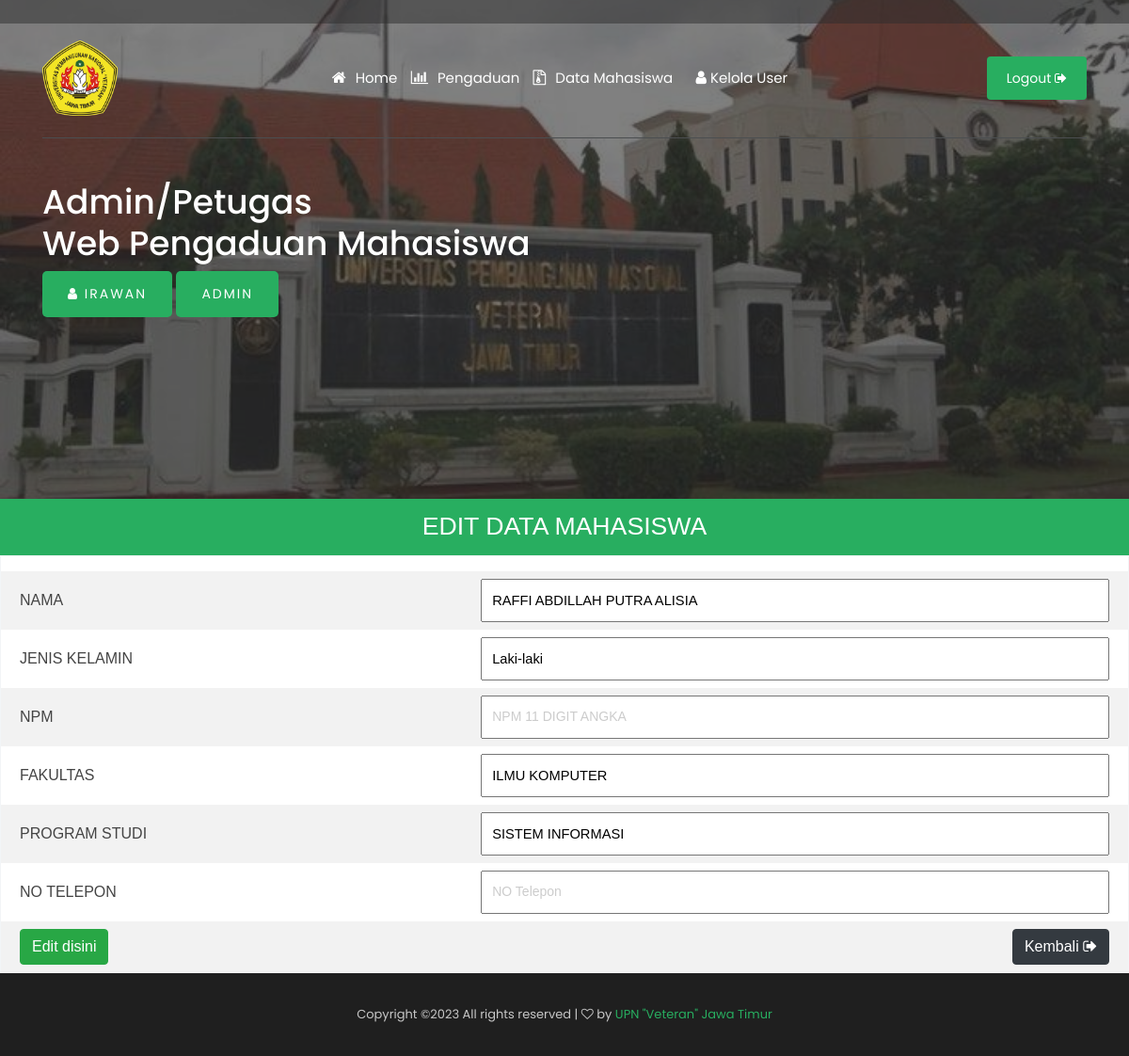
Page /edit_data_mahasiswa.php?id=1 (signed in) on the committed database.
### tables this page shows
CREATE TABLE
    `data_mahasiswa` (
        `id_mahasiswa` int(11) NOT NULL AUTO_INCREMENT,
        `nama` varchar(50) NOT NULL,
        `jenis_kelamin` varchar(10) NOT NULL,
        `npm` char(16) NOT NULL,
        `fakultas` varchar(50) NOT NULL,
        `program_studi` varchar(50) NOT NULL,
        `no_telp` varchar(12) NOT NULL,
        PRIMARY KEY (`id_mahasiswa`)
    );

### edit_data_mahasiswa.php (the view, shortened to what this page needs)
<?php
include 'koneksi.php';
$id = $_GET ['id'];
$p = mysqli_query ($conn, "SELECT * FROM data_mahasiswa WHERE id_mahasiswa = '$id'");
$data = mysqli_fetch_array ($p);
if(!isset ($_SESSION['nama_petugas'])){
	header ("location: index.php");
	}else{
?>
<!doctype html>
<html class="no-js" lang="zxx">
<head>
    <link rel="stylesheet" href="css/bootstrap.min.css">
    <link rel="stylesheet" href="css/owl.carousel.min.css">
    <link rel="stylesheet" href="css/magnific-popup.css">
    <link rel="stylesheet" href="css/font-awesome.min.css">
    <link rel="stylesheet" href="css/style.css">
</head>
<body>
    <header>
        <div class="header-area ">
            <div class="header-top_area d-none d-lg-block">
                <div class="container">
                    <div class="row">
                        <div class="col-xl-6 col-md-6 ">
                        </div>
                        <div class="col-xl-6 col-md-6">
                        </div>
                    </div>
                </div>
            </div>
            <div id="sticky-header" class="main-header-area">
                <div class="container">
                    <div class="header_bottom_border">
                        <div class="row align-items-center">
                            <div class="col-xl-3 col-lg-2">
                                <div class="logo">
                                    <a href="admin_petugas.php">
                                    <img src="img/logoupnbaru.png" alt="" style="width: 80px; height: 80px;">
                                    </a>
                                </div>
                            </div>
                            <div class="col-xl-6 col-lg-7">
                                <div class="main-menu  d-none d-lg-block">
                                    <nav>
                                        <ul id="navigation">
<?php
$level = $_SESSION ['level'] == 'petugas';
if ($level == 'petugas') {
?>
                                     <i class="fa fa-home" style="color:white"><li><a class="active" href="admin_petugas.php">Home</a></li></i>
                                     <i class="fa fa-bar-chart" style="color:white"><li><a class="active" href="data_pengaduan_petugas.php">Pengaduan</a></li></i>
                                     <i class="fa fa-file-archive-o" style="color:white"><li><a class="active" href="data_mahasiswa_ptgs.php">Data Mahasiswa</a></li></i>
                                    <?php }else{ ?>
                                     <i class="fa fa-home" style="color:white"><li><a class="active" href="admin_petugas.php">Home</a></li></i>
                                     <i class="fa fa-bar-chart" style="color:white"><li><a class="active" href="data_pengaduan.php">Pengaduan</a></li></i>
                                     <i class="fa fa-file-archive-o" style="color:white"><li><a class="active" href="data_mahasiswa.php">Data Mahasiswa</a></li></i>
                                     <li><i class="fa fa-user" style="color:white"> <a href="#">Kelola User<i class="ti-angle-down"></i></a></i>
                                            </li>
                                     <?php } ?>
</ul>
                                    </nav>
                                </div>
                            </div>
                            <div class="col-xl-3 col-lg-3 d-none d-lg-block">
                                <div class="Appointment">
                                    <div class="book_btn d-none d-lg-block">
                                        <a href="logout.php" onclick="return confirm('Yakin Ingin Logout?')">Logout <i class="fa fa-sign-out"></i></a>
                                    </div>
                                </div>
                            </div>
                            <div class="col-12">
                            </div>
                        </div>
                    </div>
                </div>
            </div>
        </div>
    </header>
    <div class="slider_area2">
        <div class="slider_active owl-carousel">
            <div class="single_slider  d-flex align-items-center slider_bg_2 overlay2">
                <div class="container">
                    <div class="row">
                        <div class="col-xl-12">
             <div class="slider_text ">
                                <h1 style="color:white">Admin/Petugas<br>
                                    Web Pengaduan Mahasiswa</h1>
                                <div class="video_service_btn">
                                    <a href="#" class="boxed-btn3" style="text-transform: uppercase;"><i class="fa fa-user"></i> <?php echo $_SESSION['nama_petugas']?></a>
                                    <a href="#" class="boxed-btn3" style="text-transform: uppercase;"><?php echo $_SESSION['level']?></a>
                                </div>
                    </div>
                        </div>
                    </div>
                </div>
            </div>
        </div>
    </div>
    <div class="project_area">
    <p class="tulisan_input2">edit data mahasiswa</p>
    <table class="table2" width="40%" align="center">
<form method="post">
<td><input type="hidden" name="id" value="<?php echo $data['id_mahasiswa']?>"></td>
<tr>
<td><h7>NAMA</h7></td><td><input type="text" name="nama" class="form_input2" required value="<?php echo $data['nama']?>"></td>
</tr>
<tr>
<td><h7>JENIS KELAMIN</h7></th><td><input type="text" name="jenis_kelamin" class="form_input2" required value="<?php echo $data['jenis_kelamin']?>"></td>
</tr>
<tr>
<td><h7>NPM</h7></td><td><input type="text" name="npm" class="form_input2" required="required" placeholder="NPM 11 DIGIT ANGKA" minlength="11" maxlength="11" onkeypress="return hanyaAngka(event)"></td>
</tr>
<tr>
<td><h7>FAKULTAS</h7></th><td><input type="text" name="fakultas" class="form_input2" required  value="<?php echo $data['fakultas']?>"></td>
</tr>
<tr>
<td><h7>PROGRAM STUDI</h7></th><td><input type="text" name="program_studi" class="form_input2" required  value="<?php echo $data['program_studi']?>"></td>
</tr>
<tr>
<td><h7>NO TELEPON</h7></th><td><input type="text" name="no_telp" class="form_input2" required  placeholder="NO Telepon"></td>
</tr>
<tr>
<td colspan="2"><button type="submit" class="btn btn-success" name="simpan" style="float:left; margin-right:25px;">Edit disini</button>
                <a class="btn btn-dark" href="data_mahasiswa.php" role="button" style="float:right">Kembali <i class="fa fa-sign-out" style="color:white"></i></a>
</td>
</tr>
</table>
    </div>
    <footer class="footer">
        <div class="copy-right_text">
            <div class="container">
                <div class="footer_border"></div>
                <div class="row">
                    <div class="col-xl-12">
                        <p class="copy_right text-center">
Copyright &copy;<script>document.write(new Date().getFullYear());</script> All rights reserved | <i class="fa fa-heart-o" aria-hidden="true"></i> by <a href="#" target="_blank">UPN "Veteran" Jawa Timur</a>
                        </p>
                    </div>
                </div>
            </div>
        </div>
    </footer>
</body>
</html>
<?php } ?>

### rows in the picture
data_mahasiswa: nama "RAFFI ABDILLAH PUTRA ALISIA", jenis_kelamin "Laki-laki", fakultas "ILMU KOMPUTER", program_studi "SISTEM INFORMASI"

### other values in the picture
$_SESSION['nama_petugas'] "IRAWAN"
$_SESSION['level'] "ADMIN"
